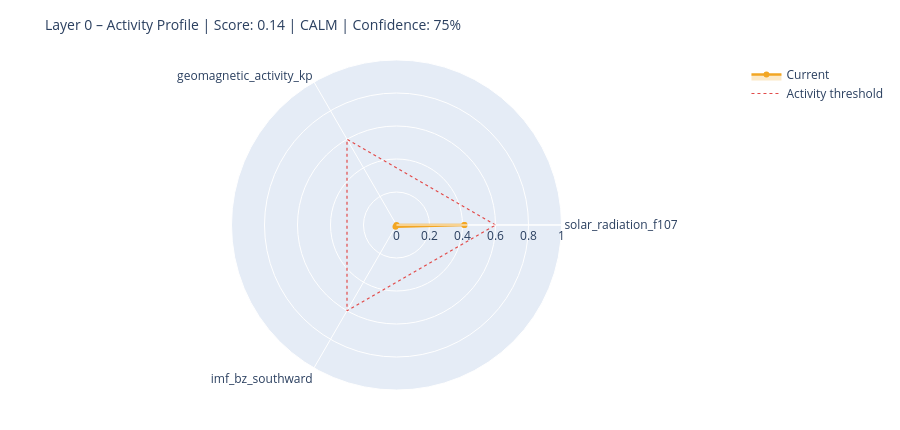

The notebook cell saved with this chart:
### Markdown cell above
---
## 6. State Assessment & Handoff to Layer 1

### Code cell
# ============================================================
# STEP 1 – Collect raw values with source modes
# Mode: 'primary' | 'fallback_3h' | 'last_valid' | 'missing'
# ============================================================

def safe_last(df, col):
    if df is None or col not in df.columns: return None
    s = df[col].dropna()
    return float(s.iloc[-1]) if not s.empty else None

f107_now = safe_last(df_f107, 'f10.7')
bz_now   = safe_last(df_mag,  'bz_gsm')
kp_now   = safe_last(df_kp,   'kp')
sw_now   = safe_last(df_sw,   'speed')

source_modes = {
    'F10.7':    'primary'  if f107_now is not None else 'missing',
    'Kp':       'primary'  if kp_now   is not None else 'missing',
    'IMF_Bz':   'primary'  if bz_now   is not None else 'missing',
    'SW_speed': 'primary'  if sw_now   is not None else 'missing',
}

# Kp Fallback – 3h endpoint
if kp_now is None:
    try:
        r = requests.get(
            'https://services.swpc.noaa.gov/json/noaa-planetary-k-index.json',
            timeout=10)
        r.raise_for_status()
        fb = pd.DataFrame(r.json())
        tc = next((c for c in fb.columns if 'time' in c.lower()), fb.columns[0])
        kc = next((c for c in fb.columns if 'kp' in c.lower() and c != tc), None)
        if kc:
            fb[kc] = fb[kc].astype(str).str.extract(r'([0-9]+(?:\.[0-9]*)?)')[0]
            fb[kc] = pd.to_numeric(fb[kc], errors='coerce')
            fb = fb[fb[kc] >= 0].dropna(subset=[kc])
            if not fb.empty:
                kp_now = float(fb[kc].iloc[-1])
                source_modes['Kp'] = 'fallback_3h'
                print(f'  Kp fallback (3h): {kp_now:.1f}')
    except Exception as e:
        print(f'  Kp fallback failed: {e}')

# Solar Wind Fallback – last valid value
if sw_now is None and df_sw is not None and 'speed' in df_sw.columns:
    s = df_sw['speed'].dropna()
    if not s.empty:
        sw_now = float(s.iloc[-1])
        source_modes['SW_speed'] = 'last_valid'
        print(f'  SW fallback (last_valid): {sw_now:.0f} km/s')

print()
print('Source modes:', source_modes)

# ============================================================
# STEP 2 – Score from available components only
# ============================================================

def norm(v, lo, hi):
    if v is None: return None
    return max(0.0, min(1.0, (v - lo) / (hi - lo)))

COMPONENTS = {
    'solar_radiation_f107':    (f107_now, norm(f107_now, 60, 250)),
    'geomagnetic_activity_kp': (kp_now,   norm(kp_now,   0,   9)),
    'imf_bz_southward':        (bz_now,   norm(-(bz_now or 0) if bz_now else None, -5, 30)
                                           if bz_now is not None else None),
    'solar_wind_speed':        (sw_now,   norm(sw_now, 300, 800)),
}

available   = {k: v[1] for k, v in COMPONENTS.items() if v[1] is not None}
unavailable = [k for k, v in COMPONENTS.items() if v[1] is None]

layer0_score = round(sum(available.values()) / len(available), 4) if available else None
confidence   = round(len(available) / len(COMPONENTS), 2)

level = ('unknown'  if layer0_score is None
         else 'calm'     if layer0_score < 0.3
         else 'moderate' if layer0_score < 0.6
         else 'active')

# ============================================================
# STEP 3 – Dominant Driver
# ============================================================

def dominant_driver(kp, f107, bz, sw):
    candidates = []
    if kp   is not None and kp   >= 4:   candidates.append(('geomagnetic',    kp / 9))
    if sw   is not None and sw   >= 500:  candidates.append(('solar_wind',     sw / 800))
    if bz   is not None and bz   <= -5:   candidates.append(('imf_southward',  abs(bz) / 30))
    if f107 is not None and f107 >= 150:  candidates.append(('solar_radiation',f107 / 250))
    return max(candidates, key=lambda x: x[1])[0] if candidates else 'none'

driver = dominant_driver(kp_now, f107_now, bz_now, sw_now)

# ============================================================
# STEP 4 – Downstream expectations
# ============================================================

def downstream_expectation(driver, score, kp, bz, f107):
    exp = {
        'magnetosphere':        'calm',
        'ionosphere':           'calm',
        'schumann_resonance':   'unchanged',
        'lithosphere_currents': 'low',
    }
    if driver == 'geomagnetic' or (kp and kp >= 5):
        exp['magnetosphere']        = 'compressed / storm'
        exp['ionosphere']           = 'elevated disturbance (TEC variability)'
        exp['schumann_resonance']   = 'elevated amplitude possible'
        exp['lithosphere_currents'] = 'elevated induction currents'
    elif driver == 'imf_southward' or (bz and bz <= -5):
        exp['magnetosphere']        = 'energy coupling active'
        exp['ionosphere']           = 'elevated electron density possible'
        exp['schumann_resonance']   = 'slight modulation possible'
    elif driver == 'solar_radiation' or (f107 and f107 >= 150):
        exp['ionosphere']           = 'elevated ionization (F-layer)'
        exp['schumann_resonance']   = 'slightly elevated background activity'
    return exp

downstream = downstream_expectation(driver, layer0_score, kp_now, bz_now, f107_now)

# ============================================================
# CONSOLE OUTPUT
# ============================================================

W = 58
print('=' * W)
print('LAYER 0 – STATE ASSESSMENT')
print('=' * W)
for name, (raw_v, score_v) in COMPONENTS.items():
    if score_v is not None:
        bar = '█' * int(score_v * 20) + '░' * (20 - int(score_v * 20))
        print(f'  {name:<35}  {bar}  {score_v:.2f}')
    else:
        print(f'  {name:<35}  {"─" * 20}  n/a')
print('-' * W)
print(f'  Score ({len(available)}/{len(COMPONENTS)} components):  {layer0_score:.3f}')
print(f'  Confidence:         {confidence:.0%}')
print(f'  Level:              {level.upper()}')
print(f'  Dominant Driver:    {driver}')

# Radar chart
cats = list(available.keys())
vals = list(available.values())
if len(cats) >= 3:
    fig = go.Figure()
    fig.add_trace(go.Scatterpolar(
        r=vals + [vals[0]], theta=cats + [cats[0]],
        fill='toself', fillcolor='rgba(242,166,35,0.25)',
        line=dict(color='#F2A623', width=2.5), name='Current'
    ))
    fig.add_trace(go.Scatterpolar(
        r=[0.6] * (len(cats) + 1), theta=cats + [cats[0]],
        line=dict(color='#E24B4A', dash='dot', width=1.2),
        mode='lines', name='Activity threshold'
    ))
    fig.update_layout(
        title=dict(text=f'Layer 0 – Activity Profile | Score: {layer0_score:.2f} | {level.upper()} | Confidence: {confidence:.0%}',
                   font=dict(size=14)),
        polar=dict(radialaxis=dict(visible=True, range=[0, 1])),
        height=430, showlegend=True,
        margin=dict(l=60, r=60, t=60, b=40)
    )
    fig.show()

### Figure 1 — Plotly figure (JSON) as saved in the notebook; plotly's stock layout.template omitted (floating-point values rounded to 4 significant figures)
{"data": [{"fill": "toself", "fillcolor": "rgba(242,166,35,0.25)", "line": {"color": "#F2A623", "width": 2.5}, "name": "Current", "r": [0.4116, 0.0, 0.01229, 0.4116], "theta": ["solar_radiation_f107", "geomagnetic_activity_kp", "imf_bz_southward", "solar_radiation_f107"], "type": "scatterpolar"}, {"line": {"color": "#E24B4A", "dash": "dot", "width": 1.2}, "mode": "lines", "name": "Activity threshold", "r": [0.6, 0.6, 0.6, 0.6], "theta": ["solar_radiation_f107", "geomagnetic_activity_kp", "imf_bz_southward", "solar_radiation_f107"], "type": "scatterpolar"}], "layout": {"height": 430, "margin": {"b": 40, "l": 60, "r": 60, "t": 60}, "polar": {"radialaxis": {"range": [0, 1], "visible": true}}, "showlegend": true, "title": {"font": {"size": 14}, "text": "Layer 0 – Activity Profile | Score: 0.14 | CALM | Confidence: 75%"}}}
